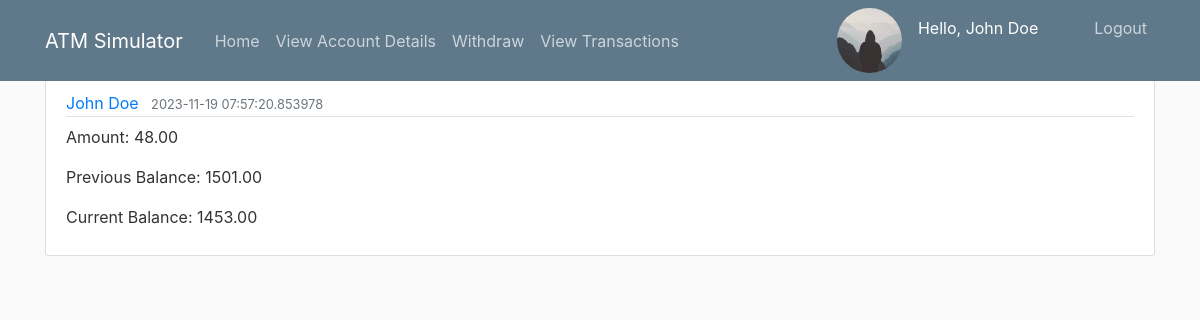
Page /view_transactions (signed in) on the earlier database version.
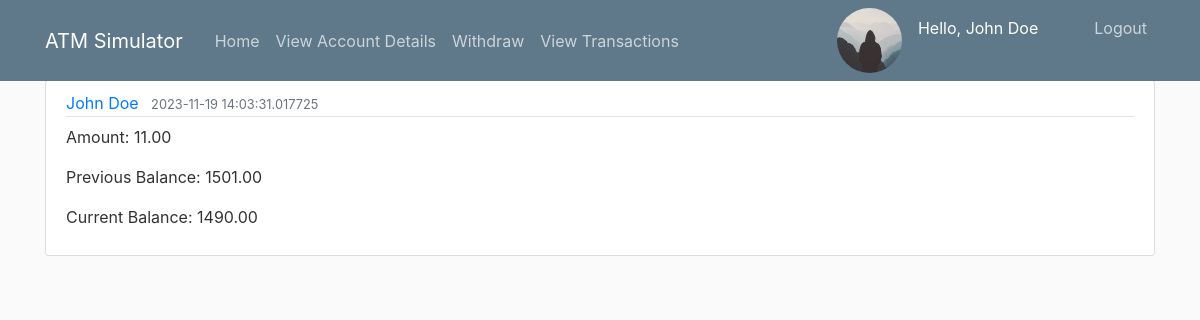
Same page on the later database version.
### atm/models.py (models this page shows, shortened)
class User(db.Model, UserMixin):
    id = db.Column(db.Integer, primary_key = True)
    name = db.Column(db.String(50), nullable = False)
    account_number = db.Column(db.String(11), unique = True, nullable = False)
    account_balance = db.Column(db.Numeric(scale = 2), unique = True, nullable = False)
    profile_pic = db.Column(db.String(20), nullable = False, default = 'default.jpg')
    pin = db.Column(db.String(60), unique = True, nullable = False)
    type_acc = db.Column(db.String(7), nullable = False)
    transactions = db.relationship('Transaction', backref = 'user', lazy = True)

class Transaction(db.Model):
    id = db.Column(db.Integer, primary_key = True)
    type_trans = db.Column(db.String(8), nullable = False)
    date = db.Column(db.DateTime, nullable = False, default = datetime.now)
    prev_balance = db.Column(db.Numeric(scale = 2), nullable = False)
    curr_balance = db.Column(db.Numeric(scale = 2), nullable = False)
    amount = db.Column(db.Numeric(scale = 2), nullable = False)
    user_id = db.Column(db.Integer, db.ForeignKey('user.id'), nullable = False)

### atm/routes.py (the view)
@app.route("/view_transactions")
@login_required
def view_transactions():
    transactions = current_user.transactions
    return render_template('view_transactions.html', transactions=transactions)

### atm/models.py (called while the page is built)
@login_manager.user_loader
def load_user(user_id):
    return User.query.get(int(user_id))

### atm/templates/view_transactions.html (shortened to what this page needs)
{% extends "layout.html" %}
{% block content %}
    {% for transaction in transactions %}
        <article class="media content-section">
            <div class="media-body">
                <div class="transaction-metadata">
                    <a class="mr-2" href="#">{{ transaction.user.name }}</a>
                    <small class="text-muted">{{ transaction.date }}</small>
                </div>
                <p class="transaction-content">Amount: {{ transaction.amount }}</p>
                <p class="transaction-content">Previous Balance: {{ transaction.prev_balance }}</p>
                <p class="transaction-content">Current Balance: {{ transaction.curr_balance }}</p>
            </div>
        </article>
    {% endfor %}
{% endblock content %}

### atm/templates/layout.html (shortened to what this page needs)
<!DOCTYPE html>
<html lang="en">
<head>
    <link rel="stylesheet" href="https://cdn.jsdelivr.net/npm/bootstrap@4.4.1/dist/css/bootstrap.min.css">
    <link rel = "stylesheet" type = "text/css" href = "{{url_for('static', filename = 'main.css')}}">
</head>
<body>
    <header class="site-header">
        <nav class="navbar navbar-expand-md navbar-dark bg-steel fixed-top">
            <div class="container">
                <a class="navbar-brand mr-4" href="/">ATM Simulator</a>
                <div class="collapse navbar-collapse" id="navbarToggle">
                    <div class="navbar-nav mr-auto">
                        <a class="nav-item nav-link" href="{{ url_for('home') }}">Home</a>
                        {% if current_user.is_authenticated %}
                            <a class="nav-item nav-link" href="{{ url_for('account') }}">View Account Details</a>
                            <a class="nav-item nav-link" href="{{ url_for('withdraw') }}">Withdraw</a>
                            <a class="nav-item nav-link" href="{{ url_for('view_transactions') }}">View Transactions</a>
                        {% endif %}
                    </div>
                    <div class="navbar-nav">
                        {% if current_user.is_authenticated %}
                            <div class = "mr-5 d-flex">
                                <img class = "rounded-circle profile-img" src = "{{url_for('static', filename = 'profile_pics/' + current_user.profile_pic)}}">
                                <p class = "mt-2 text-white">Hello, {{current_user.name}}</p>
                            </div>
                            <a class="nav-item nav-link" href="{{ url_for('logout') }}">Logout</a>
                        {% else %}
                            <a class="nav-item nav-link" href="{{ url_for('login') }}">Login</a>
                        {% endif %}
                    </div>
                </div>
            </div>
        </nav>
    </header>
    <div class = "container">
        {% block content %}{% endblock %}
    </div>
</body>
</html>

### atm/static/main.css (style rules this page uses)
body { background: #fafafa; color: #333333; margin-top: 5rem; }
.bg-steel { background-color: #5f788a; }
.site-header .navbar-nav .nav-link { color: #cbd5db; }
.content-section { background: #ffffff; padding: 10px 20px; border: 1px solid #dddddd; border-radius: 3px; margin-bottom: 20px; }
.transaction-content { white-space: pre-line; }
.transaction-metadata { padding-bottom: 1px; margin-bottom: 4px; border-bottom: 1px solid #e3e3e3 }
.profile-img { height: 65px; width: 65px; margin-right: 16px; }

Differences in the rows shown:
changed Transaction "John Doe": date "2023-11-19 07:57:20.853978" → "2023-11-19 14:03:31.017725"; amount "48.00" → "11.00"; curr_balance "1453.00" → "1490.00"
